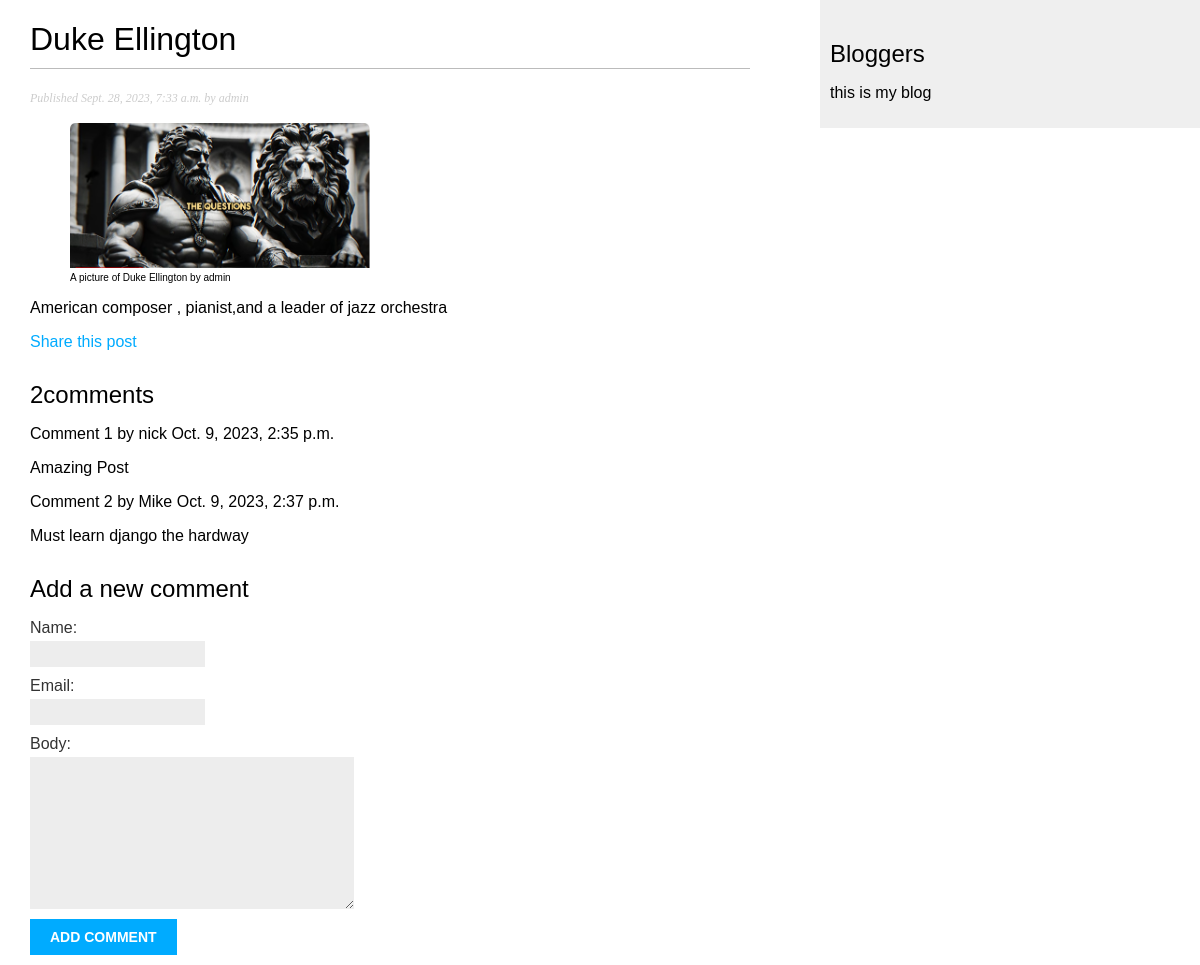
Page /blog/2023/9/28/duke-ellington/ on the committed database.
### blog/models.py (models this page shows, shortened)
class Post(models.Model):
    class Status(models.TextChoices):
        DRAFT = 'DF', 'Draft'
        PUBLISHED = 'PB', 'Published'
    title = models.CharField(max_length = 250)
    slug = models.SlugField(max_length = 250, unique_for_date= 'publish', )
    author = models.ForeignKey(User,on_delete=models.CASCADE,related_name='blog_posts')
    body = models.TextField()
    publish = models.DateTimeField(default=timezone.now)
    created = models.DateTimeField(auto_now_add = True)
    updated = models.DateTimeField(auto_now = True)
    image =models.ImageField(null=True,blank=True,upload_to='images/')
    status = models.CharField(max_length=2,choices=Status.choices,default = Status.DRAFT)
    published = PublishedManager()
    objects = models.Manager()
    class Meta:
        ordering = ['-publish']
        indexes = [models.Index(fields=['-publish']),]

class Comment(models.Model):
    post = models.ForeignKey(Post, on_delete = models.CASCADE,
                              related_name= 'comments') # associating a comment with a single post
    name = models.CharField(max_length = 80)
    email = models.EmailField()
    body = models.TextField()
    created = models.DateTimeField(auto_now_add =True)
    updated = models.DateTimeField(auto_now = True)
    active = models.BooleanField(default = True) # allows us to manually deactivate inappropriate comments using the admin site
    class Meta:
        ordering = ['created']
        indexes = [models.Index(fields = ['created']),]

### blog/views.py (the view)
# urls.py: path('<int:year>/<int:month>/<int:day>/<slug:post>/', views.post_detail,name = 'post_detail'), # mapps to the post_detail view
def post_detail(request, year, month, day,post):
    post = get_object_or_404(Post,status = Post.Status.PUBLISHED,
                             slug=post,
                             publish__year = year,
                             publish__month = month,
                             publish__day = day,
                             )
    comments = post.comments.filter(active = True) # list of active comments for this post
    form = CommentForm()
    return render(request,'blog/post/detail.html',{'post': post,
                                                   'comments': comments,
                                                   'form': form})

### blog/forms.py
class CommentForm(forms.ModelForm):
    class Meta:
       model = Comment # indicating which model to build the form from
       fields = ['name','email','body'] # explicitly telling djando which fields to include

### blog/models.py (called while the page is built)
    def get_queryset(self):
        return super().get_queryset().filter(status = Post.Status.PUBLISHED)

### blog/templates/blog/post/detail.html (shortened to what this page needs)
{% extends "blog/base.html" %}
{% block content %}
    <h1>{{ post.title }}</h1>
    <p class = 'date'> Published {{ post.publish }} by {{ post.author}}</p>
    {% if post.image %}
    <figure>
        <img style="width : 300px; height: auto;" src="{{ post.image.url }}" alt=" a photo of {{ post.title }}">
        <figcaption style= "font-size: x-small;">A picture of {{ post.title}} by {{ post.author }}</figcaption>
    </figure>
    {% endif %}
    {{ post.body|linebreaks }}
    <p>
        <a href="{% url 'blog:post_share' post.id %}">Share this post</a>
    </p>
    {% with comments.count as total_comments %}
    <h2>
        {{ total_comments }}comment{{ total_comments|pluralize }}
    </h2>
    {% endwith %}
    {% for comment in comments %}
        <div class = "comments">
            <p class = "info">
                Comment {{ forloop.counter }} by {{ comment.name }}
                {{ comment.created }}
            </p>
            {{ comment.body|linebreaks}}
        </div>
        {% empty %}
            <p>There are no comments</p>
    {% endfor %}
    {% include "blog/post/includes/comment_form.html" %}
{% endblock %}

### blog/templates/blog/base.html (shortened to what this page needs)
{% load static %}
<!DOCTYPE html>
<html>
    <head>
        <link href = "{% static 'blog/blog.css' %}" rel = "stylesheet">
    <body>
        <div id = "content">
             {% block content %}
             {% endblock %}
        </div>
        <div id = "sidebar"> <h2>Bloggers</h2><p>
            this is my blog
        </p>
        </div>
    </body>
</html>

### blog/templates/blog/post/includes/comment_form.html (shortened to what this page needs)
<h2>Add a new comment</h2>
<form action="{% url 'blog:post_comment' post.id %}" method = "post">
    {{ form.as_p }}
    <p><input type="submit" value = "Add comment"></p>
</form>

### static/blog/blog.css (style rules this page uses)
body { margin:0; padding:0; font-family:helvetica, sans-serif; }
a { color:#00abff; text-decoration:none; }
h1 { font-weight:normal; border-bottom:1px solid #bbb; padding:0 0 10px 0; }
h2 { font-weight:normal; margin:30px 0 0; }
#content { float:left; width:60%; padding:0 0 0 30px; }
#sidebar { float:right; width:30%; padding:10px; background:#efefef; height:100%; }
p.date { color:#ccc; font-family: georgia, serif; font-size: 12px; font-style: italic; }
label { float:left; clear:both; color:#333; margin-bottom:4px; }
input, textarea { clear:both; float:left; margin:0 0 10px; background:#ededed; border:0; padding:6px 10px; font-size:12px; }
input[type=submit] { font-weight:bold; background:#00abff; color:#fff; padding:10px 20px; font-size:14px; text-transform:uppercase; }

### rows in the picture
Post: title "Duke Ellington", publish "Sept. 28, 2023, 7:33 a.m.", author "admin", image (picture), body "American composer , pianist,and a leader of jazz orchestra"
Comment: name "nick", created "Oct. 9, 2023, 2:35 p.m.", body "Amazing Post"
Comment: name "Mike", created "Oct. 9, 2023, 2:37 p.m.", body "Must learn django the hardway"

### other values in the picture
{{ total_comments }} "2"
